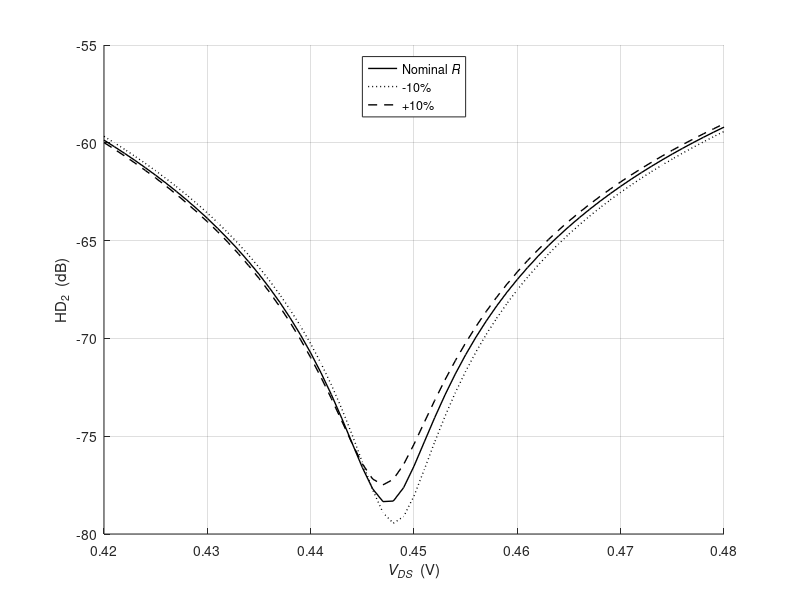

Recreate this plot in MATLAB.
% Ex. 4.6   SPICE simulation of HD3 versus VDS (vpk = 10 mV)
clearvars;
close all;
addpath ../../lib

% Load Spice data
load('Fig4_30.mat')

h = figure;
hold on;
plot(VDS, hd2_db(1,:), 'k-', 'linewidth', 1)
plot(VDS, hd2_db(2,:), 'k:', 'linewidth', 1)
plot(VDS, hd2_db(3,:), 'k--', 'linewidth', 1)
ylabel('{HD_2}  (dB)')
xlabel('{\itV_D_S}  (V)')
grid;
legend('Nominal {\itR}', '-10%', '+10%', 'location', 'north')

%format_and_save(h, 'Fig4_30')
    
    
    
    
    
    